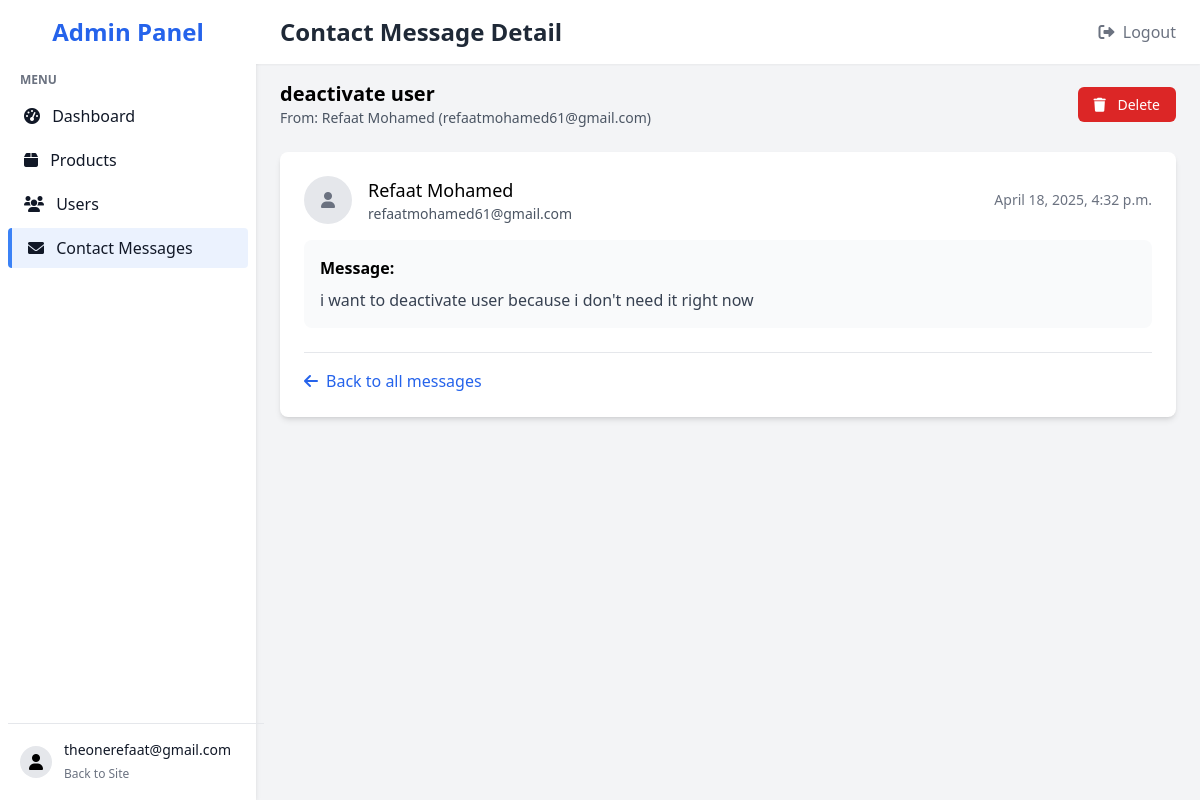
Page /admin-page/contacts/1/ (signed in) on the committed database.
### accounts/models.py (models this page shows, shortened)
class User(AbstractUser):
    USER_TYPE_CHOICES = (
        ('admin', 'Admin'),
        ('user', 'Regular User'),
    )
    username = None
    email = models.EmailField(_('email address'), unique=True)
    type = models.CharField(max_length=10, choices=USER_TYPE_CHOICES, default='user')
    USERNAME_FIELD = 'email'
    REQUIRED_FIELDS = []
    objects = UserManager()

### contact/models.py (models this page shows, shortened)
class ContactUs(models.Model):
    name = models.CharField(max_length=100)
    email = models.EmailField()
    subject = models.CharField(max_length=200)
    message = models.TextField()
    created_at = models.DateTimeField(auto_now_add=True)
    is_read = models.BooleanField(default=False)
    class Meta:
        ordering = ['-created_at']
        verbose_name = 'Contact Message'
        verbose_name_plural = 'Contact Messages'

### admin_panel/views.py (the view)
# urls.py: path('contacts/<int:pk>/', views.contact_detail, name='contact_detail'),
@login_required
def contact_detail(request, pk):
    contact = get_object_or_404(ContactUs, pk=pk)
    if request.method == 'POST' and 'mark_as_read' in request.POST:
        contact.is_read = True
        contact.save()
        messages.success(request, 'Message marked as read.')
        return redirect('admin_panel:contact_detail', pk=contact.id)
    if not contact.is_read:
        contact.is_read = True
        contact.save()
    return render(request, 'admin_panel/contact_detail.html', {'contact': contact})

### cart/context_processors.py (called while the page is built)
def cart_processor(request):
    return {'cart': Cart(request)}

### templates/admin_panel/contact_detail.html (shortened to what this page needs)
{% extends 'admin_panel/base_admin.html' %}
{% block page_title %}Contact Message Detail{% endblock %}
{% block content %}
<div class="mb-6 flex justify-between items-center">
    <div>
        <h2 class="text-xl font-semibold">{{ contact.subject }}</h2>
        <p class="text-sm text-gray-600">From: {{ contact.name }} ({{ contact.email }})</p>
    </div>
    <div>
        <a href="{% url 'admin_panel:contact_delete' contact.id %}" class="bg-red-600 text-white px-4 py-2 rounded-md text-sm font-medium hover:bg-red-700 ml-2">
            <i class="fas fa-trash mr-2"></i> Delete
        </a>
    </div>
</div>
<div class="bg-white shadow-md rounded-lg overflow-hidden">
    <div class="p-6">
        <div class="mb-6">
            <div class="flex items-center justify-between mb-4">
                <div class="flex items-center">
                    <div class="h-12 w-12 rounded-full bg-gray-200 flex items-center justify-center mr-4">
                        <i class="fas fa-user text-gray-500"></i>
                    </div>
                    <div>
                        <h3 class="text-lg font-medium">{{ contact.name }}</h3>
                        <p class="text-sm text-gray-600">{{ contact.email }}</p>
                    </div>
                </div>
                <div class="text-sm text-gray-500">
                    {{ contact.created_at|date:"F j, Y, g:i a" }}
                </div>
            </div>
            <div class="p-4 bg-gray-50 rounded-lg mt-4">
                <h3 class="font-semibold mb-2">Message:</h3>
                <div class="text-gray-700 whitespace-pre-line">{{ contact.message }}</div>
            </div>
        </div>
        <div class="border-t border-gray-200 pt-4 mt-4">
            <div class="flex justify-between">
                <a href="{% url 'admin_panel:contact_list' %}" class="text-blue-600 flex items-center">
                    <i class="fas fa-arrow-left mr-2"></i> Back to all messages
                </a>
            </div>
        </div>
    </div>
</div>
{% endblock %}

### templates/admin_panel/base_admin.html (shortened to what this page needs)
<!DOCTYPE html>
<html lang="en">
<head>
    <script src="https://cdn.tailwindcss.com"></script>
    <link rel="stylesheet" href="https://cdnjs.cloudflare.com/ajax/libs/font-awesome/6.0.0/css/all.min.css">
</head>
<body class="bg-gray-100 min-h-screen flex">
    <div class="bg-white w-64 py-4 px-2 flex-shrink-0 shadow-md">
        <div class="flex justify-center mb-6">
            <a href="{% url 'admin_panel:dashboard' %}" class="text-2xl font-bold text-blue-600">Admin Panel</a>
        </div>
        <div class="mt-6">
            <div class="text-gray-500 text-xs font-semibold px-3 mb-2">MENU</div>
            <ul>
                <li class="mb-1">
                    <a href="{% url 'admin_panel:dashboard' %}" class="{% if request.path == '/admin-page/' %}sidebar-active{% endif %} block px-4 py-2 rounded text-gray-900 hover:bg-blue-50 transition-colors duration-200">
                        <i class="fas fa-tachometer-alt mr-2"></i> Dashboard
                    </a>
                </li>
                <li class="mb-1">
                    <a href="{% url 'admin_panel:product_list' %}" class="{% if '/admin-page/products/' in request.path %}sidebar-active{% endif %} block px-4 py-2 rounded text-gray-900 hover:bg-blue-50 transition-colors duration-200">
                        <i class="fas fa-box mr-2"></i> Products
                    </a>
                </li>
                <li class="mb-1">
                    <a href="{% url 'admin_panel:user_list' %}" class="{% if '/admin-page/users/' in request.path %}sidebar-active{% endif %} block px-4 py-2 rounded text-gray-900 hover:bg-blue-50 transition-colors duration-200">
                        <i class="fas fa-users mr-2"></i> Users
                    </a>
                </li>
                <li class="mb-1">
                    <a href="{% url 'admin_panel:contact_list' %}" class="{% if '/admin-page/contacts/' in request.path %}sidebar-active{% endif %} block px-4 py-2 rounded text-gray-900 hover:bg-blue-50 transition-colors duration-200">
                        <i class="fas fa-envelope mr-2"></i> Contact Messages
                    </a>
                </li>
            </ul>
        </div>
        <div class="mt-auto px-3 py-4 border-t absolute bottom-0 w-64">
            <div class="flex items-center">
                <div class="flex-shrink-0">
                    <span class="inline-block h-8 w-8 rounded-full bg-gray-200 text-center leading-8">
                        <i class="fas fa-user"></i>
                    </span>
                </div>
                <div class="ml-3">
                    <p class="text-sm font-medium text-gray-900">{{ request.user.get_full_name|default:request.user.email }}</p>
                    <a href="{% url 'products:index' %}" class="text-xs text-gray-500 hover:text-blue-600">
                        Back to Site
                    </a>
                </div>
            </div>
        </div>
    </div>
    <div class="flex-1 flex flex-col overflow-hidden">
        <header class="bg-white shadow-sm h-16 flex items-center">
            <div class="flex justify-between items-center w-full px-6">
                <h1 class="text-2xl font-semibold text-gray-800">{% block page_title %}Dashboard{% endblock %}</h1>
                <div>
                    <form method="POST" action="{% url 'logout' %}" class="inline-form">
                        <button type="submit" class="text-gray-500 hover:text-gray-700">
                            <i class="fas fa-sign-out-alt mr-1"></i> Logout
                        </button>
                    </form>
                </div>
            </div>
        </header>
        <main class="flex-1 overflow-y-auto px-6 py-4">
            {% block content %}{% endblock %}
        </main>
    </div>
</body>
</html>

### templates/admin_panel/base_admin.html (style rules this page uses)
.sidebar-active { background-color: rgba(59, 130, 246, 0.1); border-left: 4px solid #3b82f6; }

### rows in the picture
User: user.get_full_name "theonerefaat@gmail.com"
ContactUs: subject "deactivate user", name "Refaat Mohamed", email "refaatmohamed61@gmail.com", created_at "April 18, 2025, 4:32 p.m.", message "i want to deactivate user because i don't need it right now"
